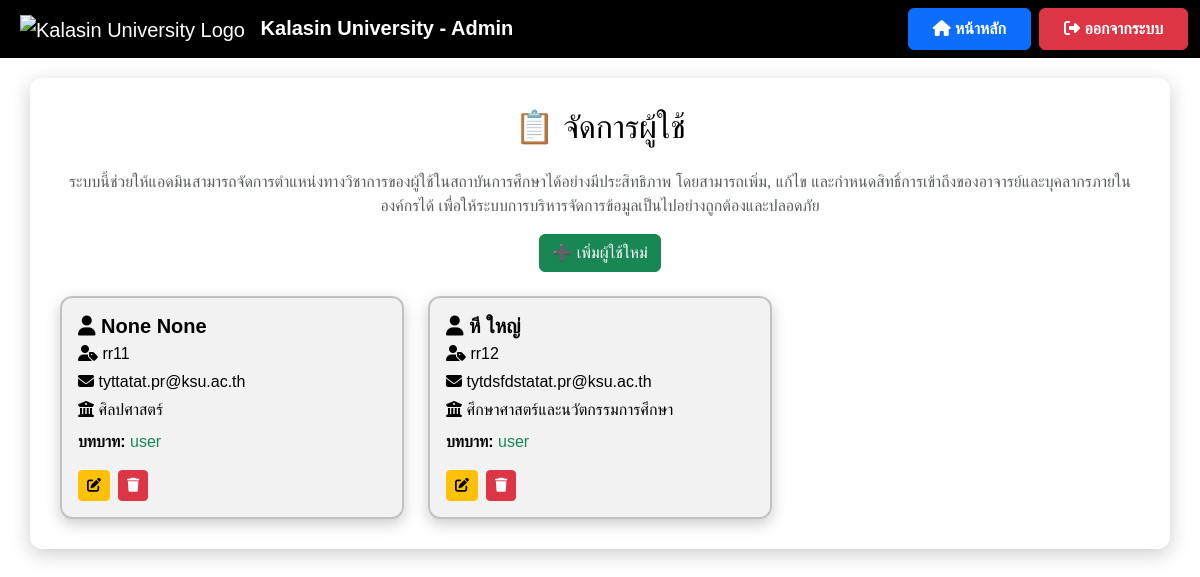
/manage_users (signed in), run on an earlier commit of the app's database.
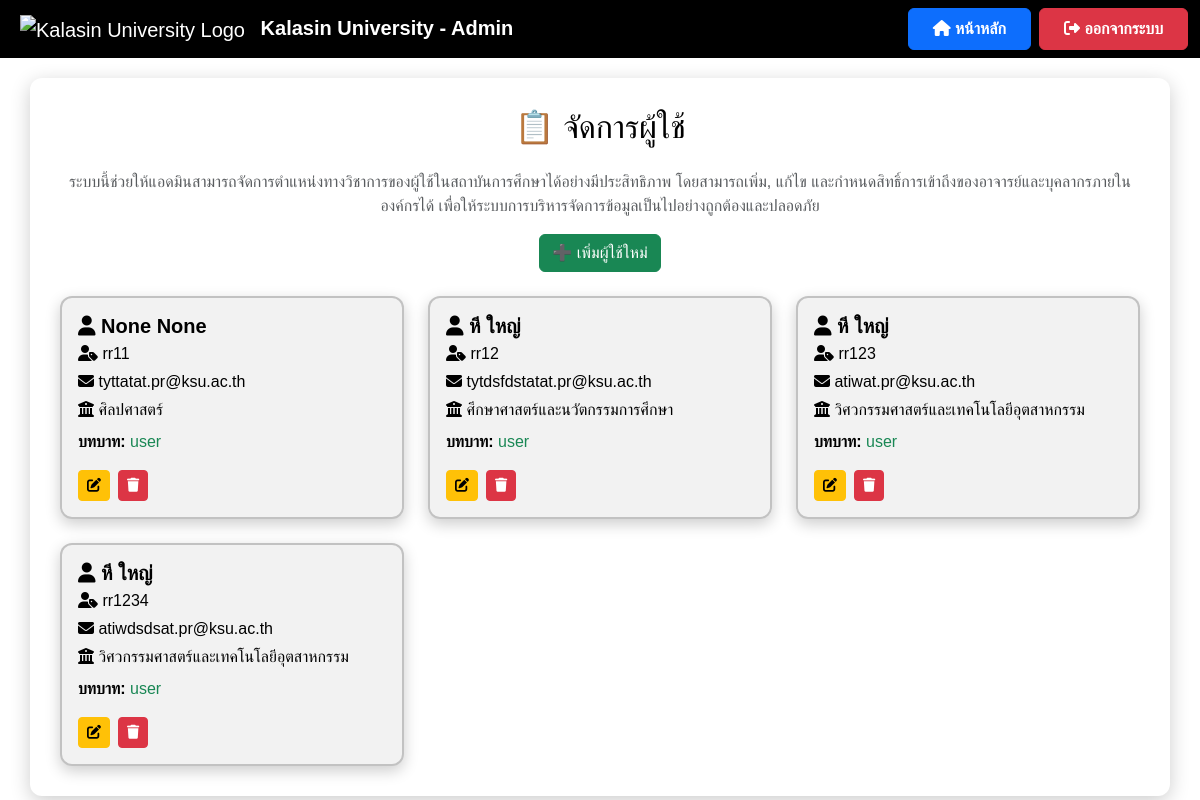
And on a later commit of the database.
### app.py (models this page shows)
class User(db.Model):
    id = db.Column(db.Integer, primary_key=True)
    username = db.Column(db.String(80), unique=True, nullable=False)
    password = db.Column(db.String(100), nullable=False)
    full_name = db.Column(db.String(150), nullable=False)
    first_name = db.Column(db.String(80))
    last_name  = db.Column(db.String(80))
    faculty = db.Column(db.String(100), nullable=False)
    email = db.Column(db.String(120), unique=True, nullable=False)
    role = db.Column(db.String(20), default='user')
    requests = db.relationship('AcademicRequest', backref='user')  # relationship ใช้ชื่อ class ที่อยู่ข้างบน

### app.py (the view)
@app.route('/manage_users')
def manage_users():
    if 'role' not in session or session['role'] not in ['admin', ]:
        flash("❌ คุณไม่มีสิทธิ์เข้าถึงหน้านี้!", "danger")
        return redirect(url_for('admin_login'))  # ถ้าไม่ใช่ admin, ให้ไปหน้า login
    users = User.query.all()
    return render_template('manage_users.html', users=users)

### app.py (called while the page is built)
@app.template_filter("faculty_th")
def faculty_th(code):
    return FACULTY_MAP.get(code, "ไม่ระบุคณะ")

### templates/manage_users.html (shortened to what this page needs)
<!DOCTYPE html>
<html lang="th">
<head>
    <link href="https://cdn.jsdelivr.net/npm/bootstrap@5.3.3/dist/css/bootstrap.min.css" rel="stylesheet">
    <link rel="stylesheet" href="https://cdnjs.cloudflare.com/ajax/libs/font-awesome/6.4.2/css/all.min.css">
</head>
<body>
    <nav class="navbar navbar-expand-lg navbar-dark">
        <div class="container-fluid">
            <a class="navbar-brand ms-2" href="{{ url_for('admin_dashboard') }}">
                <img src="https://upload.wikimedia.org/wikipedia/th/4/4e/Kalasin_University_Seal.svg"
                     alt="Kalasin University Logo"
                     style="height: 50px; margin-right: 10px;">
                <strong>Kalasin University - Admin</strong>
            </a>
            <div class="ms-auto d-flex">
                <a href="{{ url_for('admin_dashboard') }}" class="btn btn-primary fw-bold px-4 py-2 me-2">
                    <i class="fas fa-home"></i> หน้าหลัก
                </a>
                <a href="{{ url_for('logout') }}" class="btn btn-danger fw-bold px-4 py-2">
                    <i class="fas fa-sign-out-alt"></i> ออกจากระบบ
                </a>
            </div>
        </div>
    </nav>
    <div class="container container-custom">
        <h2 class="mb-4 text-center">📋 จัดการผู้ใช้</h2>
    <p class="text-center text-muted">
        ระบบนี้ช่วยให้แอดมินสามารถจัดการตำแหน่งทางวิชาการของผู้ใช้ในสถาบันการศึกษาได้อย่างมีประสิทธิภาพ
        โดยสามารถเพิ่ม, แก้ไข และกำหนดสิทธิ์การเข้าถึงของอาจารย์และบุคลากรภายในองค์กรได้
        เพื่อให้ระบบการบริหารจัดการข้อมูลเป็นไปอย่างถูกต้องและปลอดภัย
    </p>
        <div class="text-center mb-4">
            <a href="{{ url_for('add_user') }}" class="btn btn-success">
                ➕ เพิ่มผู้ใช้ใหม่
            </a>
        </div>
<div class="row row-cols-1 row-cols-md-2 row-cols-lg-3 g-4">
    {% for user in users %}
    <div class="col">
        <div class="user-card p-3 h-100 d-flex flex-column">
<h5 class="fw-bold mb-1">
    <i class="fas fa-user"></i>
    {{ user.first_name }} {{ user.last_name }}
</h5>
<p class="mb-1"><i class="fas fa-user-tag"></i> {{ user.username }}</p>
<p class="mb-1"><i class="fas fa-envelope"></i> {{ user.email }}</p>
<p class="mb-1">
    <i class="fas fa-building-columns"></i>
    {{ user.faculty | faculty_th }}
</p>
<p class="mb-3">
    <strong>บทบาท:</strong>
    <span class="text-success">{{ user.role }}</span>
</p>
            <div class="d-flex gap-2 mt-auto">
                <a href="{{ url_for('edit_user', user_id=user.id) }}"
                   class="btn btn-warning btn-sm">
                    <i class="fas fa-edit"></i>
                </a>
                <button class="btn btn-danger btn-sm"
                        onclick="confirmDelete('{{ user.id }}', '{{ user.username }}')">
                    <i class="fas fa-trash"></i>
                </button>
            </div>
        </div>
    </div>
    {% endfor %}
</div>
</body>
</html>

### templates/manage_users.html (style rules this page uses)
body { font-family: 'Poppins', sans-serif; background: white; color: black; }
.navbar { background: #000000; backdrop-filter: blur(10px); }
.container-custom { background: #ffffff; border-radius: 12px; padding: 30px; box-shadow: 0 5px 20px rgba(0, 0, 0, 0.2); margin-top: 20px; }
.user-card { background: rgba(0, 0, 0, 0.05); color: black; border-radius: 12px; padding: 20px; border: 2px solid rgba(0, 0, 0, 0.2); box-shadow: 0 5px 15px rgba(0, 0, 0, 0.2); transition: transform 0.2s; cursor: pointer; position: relative; }

What changed in the data, as far as the page shows it:
added User: first_name "หี", last_name "ใหญ่", username "rr123", email "atiwat.pr@ksu.ac.th", faculty|faculty_th "วิศวกรรมศาสตร์และเทคโนโลยีอุตสาหกรรม", role "user"
added User: first_name "หี", last_name "ใหญ่", username "rr1234", email "atiwdsdsat.pr@ksu.ac.th", faculty|faculty_th "วิศวกรรมศาสตร์และเทคโนโลยีอุตสาหกรรม", role "user"
